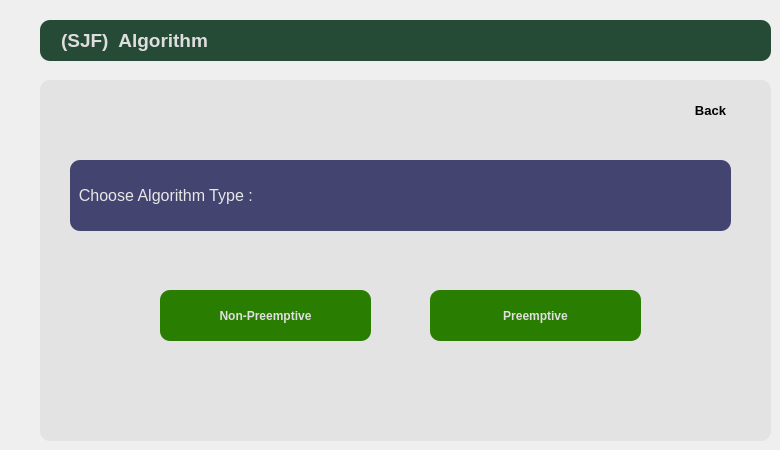
    <widget class="QWidget" name="tab_4">
     <attribute name="title">
      <string>SJF_Choice</string>
     </attribute>
     <widget class="QGroupBox" name="groupBox_5">
      <property name="geometry">
       <rect>
        <x>40</x>
        <y>80</y>
        <width>731</width>
        <height>361</height>
       </rect>
      </property>
      <property name="accessibleName">
       <string>0</string>
      </property>
      <property name="styleSheet">
       <string notr="true">background-color: rgb(227, 227, 227);
border-radius: 10px;</string>
      </property>
      <property name="title">
       <string/>
      </property>
      <widget class="QLabel" name="label_7">
       <property name="geometry">
        <rect>
         <x>30</x>
         <y>80</y>
         <width>661</width>
         <height>71</height>
        </rect>
       </property>
       <property name="font">
        <font>
         <family>MS Shell Dlg 2</family>
         <pointsize>12</pointsize>
        </font>
       </property>
       <property name="styleSheet">
        <string notr="true">background-color: rgb(68, 68, 113);
color: rgb(231, 231, 231);</string>
       </property>
       <property name="text">
        <string>  Choose Algorithm Type :</string>
       </property>
      </widget>
      <widget class="QPushButton" name="pushButton_12">
       <property name="enabled">
        <bool>true</bool>
       </property>
       <property name="geometry">
        <rect>
         <x>390</x>
         <y>210</y>
         <width>211</width>
         <height>51</height>
        </rect>
       </property>
       <property name="font">
        <font>
         <pointsize>9</pointsize>
         <weight>75</weight>
         <bold>true</bold>
        </font>
       </property>
       <property name="styleSheet">
        <string notr="true">background-color: rgb(0, 199, 0);
background-color: rgb(41, 125, 0);
color: rgb(223, 223, 223);</string>
       </property>
       <property name="text">
        <string>Preemptive</string>
       </property>
       <property name="shortcut">
        <string>Return</string>
       </property>
      </widget>
      <widget class="QPushButton" name="pushButton_13">
       <property name="enabled">
        <bool>true</bool>
       </property>
       <property name="geometry">
        <rect>
         <x>120</x>
         <y>210</y>
         <width>211</width>
         <height>51</height>
        </rect>
       </property>
       <property name="font">
        <font>
         <pointsize>9</pointsize>
         <weight>75</weight>
         <bold>true</bold>
        </font>
       </property>
       <property name="styleSheet">
        <string notr="true">background-color: rgb(0, 199, 0);
background-color: rgb(41, 125, 0);
color: rgb(223, 223, 223);</string>
       </property>
       <property name="text">
        <string>Non-Preemptive</string>
       </property>
       <property name="shortcut">
        <string>Return</string>
       </property>
      </widget>
      <widget class="QPushButton" name="pushButton_14">
       <property name="geometry">
        <rect>
         <x>630</x>
         <y>10</y>
         <width>81</width>
         <height>41</height>
        </rect>
       </property>
       <property name="font">
        <font>
         <pointsize>10</pointsize>
         <weight>75</weight>
         <bold>true</bold>
        </font>
       </property>
       <property name="styleSheet">
        <string notr="true">background-color: rgb(227, 227, 227);
border-radius:0px;
</string>
       </property>
       <property name="text">
        <string>Back</string>
       </property>
       <property name="icon">
        <iconset resource="img.qrc">
         <normaloff>:/img/Homee.png</normaloff>:/img/Homee.png</iconset>
       </property>
       <property name="iconSize">
        <size>
         <width>27</width>
         <height>27</height>
        </size>
       </property>
      </widget>
     </widget>
     <widget class="QLabel" name="label_8">
      <property name="geometry">
       <rect>
        <x>40</x>
        <y>20</y>
        <width>731</width>
        <height>41</height>
       </rect>
      </property>
      <property name="font">
       <font>
        <family>MS Shell Dlg 2</family>
        <pointsize>14</pointsize>
        <weight>75</weight>
        <bold>true</bold>
       </font>
      </property>
      <property name="styleSheet">
       <string notr="true">background-color: rgb(37, 75, 55);
color: rgb(222, 222, 222);
border-radius: 10px;</string>
      </property>
      <property name="text">
       <string>    (SJF)  Algorithm</string>
      </property>
     </widget>
    </widget>
